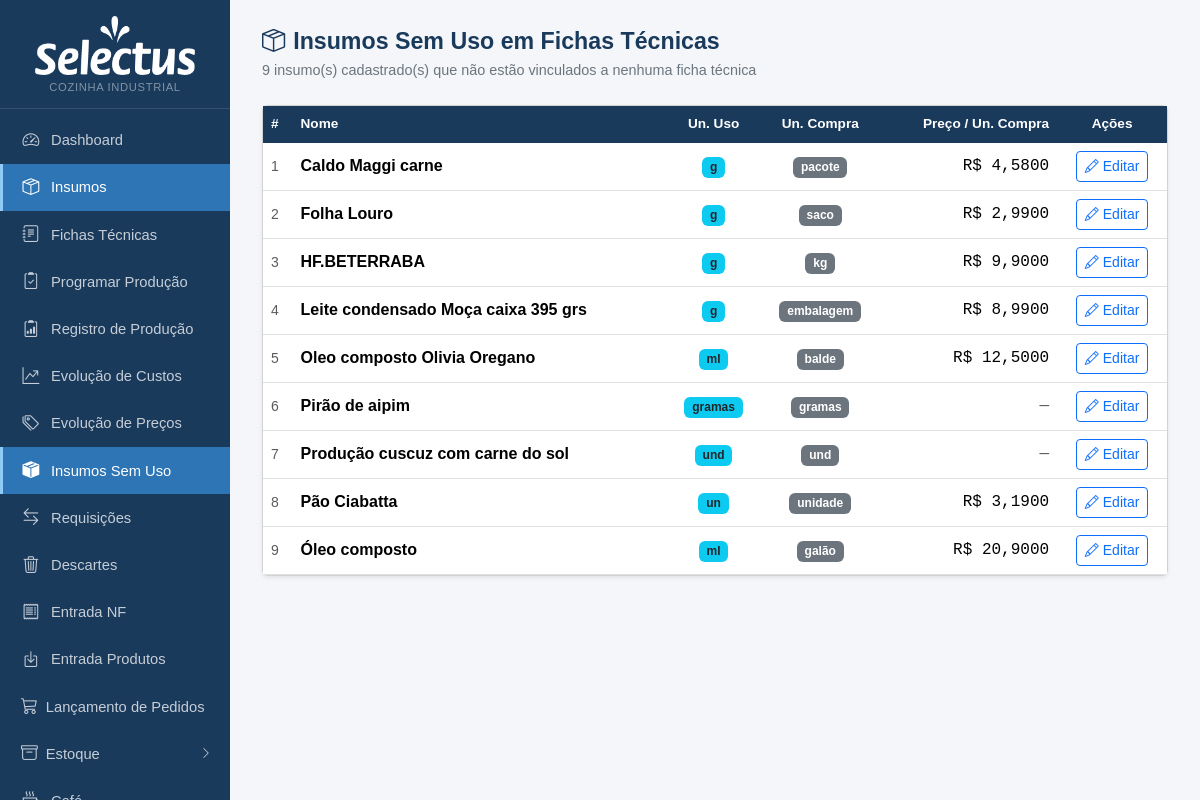
The app's page /insumos/sem-uso with its own data.
### tables this page shows
CREATE TABLE insumos (
            id INTEGER PRIMARY KEY AUTOINCREMENT,
            nome TEXT NOT NULL,
            unidade_compra TEXT NOT NULL,
            preco_compra REAL,
            unidade_uso TEXT NOT NULL,
            fator_conversao REAL NOT NULL DEFAULT 1
        , qtd_por_embalagem REAL, unid_embalagem TEXT, produto_vinculado_id INTEGER, estoque_atual REAL DEFAULT 0, estoque_minimo REAL DEFAULT 0, status_revisao_custo TEXT DEFAULT 'nao_revisado', data_revisao_custo TEXT, fornecedor TEXT, aproveitamento REAL NOT NULL DEFAULT 100, status_revisao_nome TEXT DEFAULT 'nao_revisado', observacao TEXT, estoque_central REAL DEFAULT 0, status_revisao_fp TEXT DEFAULT "nao_revisado", categoria TEXT, ep_fornecedor_id INTEGER REFERENCES ep_fornecedores(id), cat1 TEXT);

### app.py (the view)
@app.route('/insumos/sem-uso')
def insumos_sem_uso():
    db = get_db()
    rows = db.execute('''
        SELECT i.* FROM insumos i
        WHERE i.id NOT IN (SELECT DISTINCT insumo_id FROM ficha_tecnica)
        ORDER BY i.nome
    ''').fetchall()
    db.close()
    return render_template('insumos_sem_uso.html', insumos=rows)

### app.py (called while the page is built)
def get_db():
    c = sqlite3.connect(DB)
    c.row_factory = sqlite3.Row
    c.execute("PRAGMA foreign_keys = ON")
    return c

def count_alertas():
    try:
        db = get_db()
        n = db.execute('''SELECT COUNT(*) FROM insumos
                          WHERE estoque_minimo > 0 AND COALESCE(estoque_atual,0) < estoque_minimo''').fetchone()[0]
        db.close()
        return n
    except:
        return 0

@app.context_processor
def inject_alertas():
    try:
        db = get_db()
        n_ped = db.execute("SELECT COUNT(*) FROM pedidos WHERE status='aberto'").fetchone()[0]
        db.close()
    except Exception:
        n_ped = 0
    return dict(n_alertas=count_alertas(), n_pedidos_abertos=n_ped)

### templates/insumos_sem_uso.html (shortened to what this page needs)
{% extends "base.html" %}
{% block content %}
<div class="page-header">
  <h1><i class="bi bi-box-seam me-2"></i>Insumos Sem Uso em Fichas Técnicas</h1>
  <p>{{ insumos|length }} insumo(s) cadastrado(s) que não estão vinculados a nenhuma ficha técnica</p>
</div>
{% if not insumos %}
<div class="text-center py-5 text-muted">
  <i class="bi bi-check-circle" style="font-size:2.5rem;color:#198754"></i>
  <p class="mt-2 fw-semibold">Todos os insumos estão sendo utilizados em pelo menos uma ficha técnica.</p>
</div>
{% else %}
<div class="card shadow-sm">
  <div class="card-body p-0">
    <table class="table table-hover mb-0 align-middle">
      <thead>
        <tr>
          <th>#</th>
          <th>Nome</th>
          <th class="text-center">Un. Uso</th>
          <th class="text-center">Un. Compra</th>
          <th class="text-end">Preço / Un. Compra</th>
          <th class="text-center">Ações</th>
        </tr>
      </thead>
      <tbody>
        {% for ins in insumos %}
        <tr>
          <td class="text-muted small">{{ loop.index }}</td>
          <td class="fw-semibold">{{ ins.nome }}</td>
          <td class="text-center"><span class="badge bg-info text-dark">{{ ins.unidade_uso }}</span></td>
          <td class="text-center"><span class="badge bg-secondary">{{ ins.unidade_compra }}</span></td>
          <td class="text-end font-monospace">
            {% if ins.preco_compra %}
              R$ {{ '%.4f'|format(ins.preco_compra)|replace('.',',') }}
            {% else %}
              <span class="text-muted">—</span>
            {% endif %}
          </td>
          <td class="text-center">
            <a href="{{ url_for('insumo_editar', id=ins.id) }}" class="btn btn-sm btn-outline-primary">
              <i class="bi bi-pencil me-1"></i>Editar
            </a>
          </td>
        </tr>
        {% endfor %}
      </tbody>
    </table>
  </div>
</div>
{% endif %}
{% endblock %}

### templates/base.html (shortened to what this page needs)
<!DOCTYPE html>
<html lang="pt-BR">
<head>
  <link href="https://cdn.jsdelivr.net/npm/bootstrap@5.3.3/dist/css/bootstrap.min.css" rel="stylesheet">
  <link href="https://cdn.jsdelivr.net/npm/bootstrap-icons@1.11.3/font/bootstrap-icons.min.css" rel="stylesheet">
</head>
<body>
<div id="sidebar">
  <div class="brand text-center" style="padding:16px 12px 12px">
    <img src="{{ url_for('static', filename='logo.png') }}" alt="Mercado Selectus"
         style="max-width:160px;width:100%;filter:brightness(0) invert(1)">
    <span style="font-size:.7rem;color:rgba(255,255,255,.45);display:block;margin-top:4px;letter-spacing:.06em;text-transform:uppercase">Cozinha Industrial</span>
  </div>
  <nav class="mt-2">
    <a href="{{ url_for('index') }}" class="{{ 'active' if request.endpoint == 'index' }}">
      <i class="bi bi-speedometer2"></i> Dashboard
    </a>
    <a href="{{ url_for('insumos_lista') }}" class="{{ 'active' if 'insumo' in request.endpoint }}">
      <i class="bi bi-box-seam"></i> Insumos
    </a>
    <a href="{{ url_for('fichas_lista') }}" class="{{ 'active' if 'ficha' in request.endpoint }}">
      <i class="bi bi-journal-text"></i> Fichas Técnicas
    </a>
    <a href="{{ url_for('producao') }}" class="{{ 'active' if request.endpoint == 'producao' }}">
      <i class="bi bi-clipboard2-check"></i> Programar Produção
    </a>
    <a href="{{ url_for('registro_lista') }}" class="{{ 'active' if 'registro' in request.endpoint }}">
      <i class="bi bi-clipboard2-data"></i> Registro de Produção
    </a>
    <a href="{{ url_for('fichas_evolucao_custos') }}" class="{{ 'active' if request.endpoint == 'fichas_evolucao_custos' }}">
      <i class="bi bi-graph-up-arrow"></i> Evolução de Custos
    </a>
    <a href="{{ url_for('insumos_evolucao_precos') }}" class="{{ 'active' if request.endpoint == 'insumos_evolucao_precos' }}">
      <i class="bi bi-tags"></i> Evolução de Preços
    </a>
    <a href="{{ url_for('insumos_sem_uso') }}" class="{{ 'active' if request.endpoint == 'insumos_sem_uso' }}">
      <i class="bi bi-box-seam-fill"></i> Insumos Sem Uso
    </a>
    <a href="{{ url_for('requisicoes_lista') }}" class="{{ 'active' if 'requisicao' in request.endpoint }}">
      <i class="bi bi-arrow-left-right"></i> Requisições
    </a>
    <a href="{{ url_for('descartes_lista') }}" class="{{ 'active' if 'descarte' in request.endpoint }}">
      <i class="bi bi-trash3"></i> Descartes
    </a>
    <a href="{{ url_for('nf_lista') }}" class="{{ 'active' if 'nf' in request.endpoint }}">
      <i class="bi bi-receipt"></i> Entrada NF
    </a>
    <a href="{{ url_for('ep_lista') }}" class="{{ 'active' if 'ep_' in request.endpoint }}">
      <i class="bi bi-box-arrow-in-down"></i> Entrada Produtos
    </a>
    <a href="{{ url_for('pedidos_lista') }}" class="{{ 'active' if 'pedidos' in request.endpoint }}" style="justify-content:space-between">
      <span><i class="bi bi-cart3 me-2"></i>Lançamento de Pedidos</span>
    </a>
    {% set estoque_open = request.endpoint in ('alertas', 'estoque_pdv', 'estoque_consolidado', 'estoque_semana', 'estoque_reposicao') %}
    {% set revenda_open = request.endpoint in ('estoque_pdv', 'estoque_consolidado', 'estoque_semana', 'estoque_reposicao') %}
    <button class="sidebar-group-toggle d-flex align-items-center justify-content-between w-100"
            type="button"
            data-bs-toggle="collapse" data-bs-target="#sub-estoque"
            aria-expanded="{{ 'true' if estoque_open else 'false' }}">
      <span><i class="bi bi-archive me-2"></i>Estoque</span>
      <i class="bi bi-chevron-{{ 'down' if estoque_open else 'right' }}" style="font-size:.75rem"></i>
    </button>
    <a href="{{ url_for('cafe_lista') }}" class="{{ 'active' if 'cafe' in request.endpoint }}">
      <i class="bi bi-cup-hot"></i> Café
    </a>
  </nav>
</div>
<div id="main">
  {% block content %}{% endblock %}
</div>
</body>
</html>

### records on screen
insumos: nome "Caldo Maggi carne", unidade_uso "g", unidade_compra "pacote", preco_compra "4,5800"
insumos: nome "Folha Louro", unidade_uso "g", unidade_compra "saco", preco_compra "2,9900"
insumos: nome "HF.BETERRABA", unidade_uso "g", unidade_compra "kg", preco_compra "9,9000"
insumos: nome "Leite condensado Moça caixa 395 grs", unidade_uso "g", unidade_compra "embalagem", preco_compra "8,9900"
insumos: nome "Oleo composto Olivia Oregano", unidade_uso "ml", unidade_compra "balde", preco_compra "12,5000"
insumos: nome "Pirão de aipim", unidade_uso "gramas", unidade_compra "gramas"
insumos: nome "Produção cuscuz com carne do sol", unidade_uso "und", unidade_compra "und"
insumos: nome "Pão Ciabatta", unidade_uso "un", unidade_compra "unidade", preco_compra "3,1900"
insumos: nome "Óleo composto", unidade_uso "ml", unidade_compra "galão", preco_compra "20,9000"

### other values on screen
{{ insumos|length }} "9"
